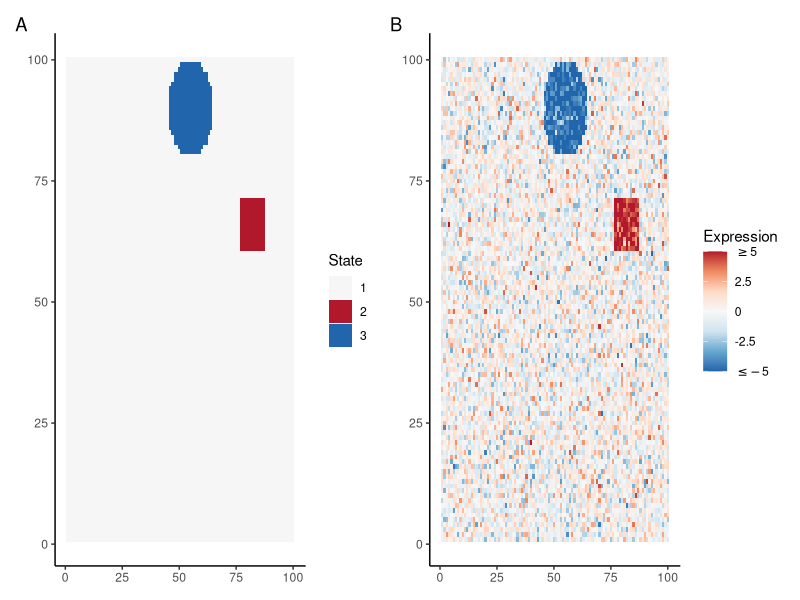

Generate this figure with R: (Note: this script raises an error after producing the figure.)
library(tidyverse)
library(patchwork)
set.seed(101)

#Generate truth
df = expand.grid(x = 1:100, y = 1:100)
df$z = 1

rect_center = sample(10:90, 2, replace = T)
df$z[df$x %in% seq(rect_center[1] - 5, rect_center[1]+5) & df$y %in% seq(rect_center[2] - 5, rect_center[2]+5)] = 2

circ_center = sample(10:90, 2, replace = T)
r = 10 #radius
s = seq(0,r) #sagitta
l = sqrt(2*(r-s)*r-(r-s)^2) #half chord length
for (i in s){
  df$z[(df$x %in% c(circ_center[1] + c(i, -i))) & 
         (df$y > circ_center[2] - l[i+1]) & 
         (df$y < circ_center[2] + l[i+1])] = 3
}

#Plot truth
p1 = ggplot(df, aes(x,y,fill = factor(z))) + 
  geom_tile() +
  scale_fill_manual(values = c("#f6f6f6", "#b2182b", "#2166ac")) +
  theme_classic() +
  labs(fill = "State", x = NULL, y = NULL)

#Generate simulated expression
set.seed(101)  
mu2 = 5
mu3 = -5
lambda = 0.5
df$Y = rnorm(n = nrow(df), 
             mean = (df$z==2)*mu2 + (df$z==3)*mu3, 
             sd = 1/sqrt(lambda))

df$j = 1:nrow(df)+3

#Plots
p2 = ggplot(df, aes(x,y,fill = ifelse(Y>5, 5, ifelse(Y< -5,-5, Y)))) + 
  geom_tile() +
  scale_fill_distiller(palette = "RdBu", labels = c(expression(""<= -5), seq(-2.5, 2.5, 2.5), expression("">=5)))+
  theme_classic()+
  labs(fill = "Expression", x = NULL, y = NULL)

p1+p2 + plot_annotation(tag_levels = "A")

#Run mcmc
df_sim_gamma2 = run_mcmc(df = df, gamma = 2)
df_sim_gamma4 = run_mcmc(df = df, gamma = 4)
df_sim_gamma6 = run_mcmc(df = df, gamma = 6)

#Plot mcmc means
df$z_gamma2 = colMeans(df_sim_gamma2[-(1:100),-(1:3)])
df$z_gamma4 = colMeans(df_sim_gamma4[-(1:100),-(1:3)])
df$z_gamma6 = colMeans(df_sim_gamma6[-(1:100),-(1:3)])

z_2 = ggplot(df, aes(x,y,fill = z_gamma2)) + 
  geom_tile() +
  scale_fill_distiller(palette = "RdBu", breaks = c(-1,1))+
  theme_classic() +
  labs(x = NULL, y = NULL, fill = "State")
z_4 = ggplot(df, aes(x,y,fill = z_gamma4)) + 
  geom_tile() +
  scale_fill_distiller(palette = "RdBu", breaks = c(-1,1))+
  theme_classic() +
  labs(x = NULL, y = NULL, fill = "State")
z_6 = ggplot(df, aes(x,y,fill = z_gamma6)) + 
  geom_tile() +
  scale_fill_distiller(palette = "RdBu", breaks = c(-1,1))+
  theme_classic() +
  labs(x = NULL, y = NULL, fill = "State")

#Calculate MLEs
reg1 = lm(data = df, Y~I(z == 1) - 1)
mu_mle = reg1$coefficients[2]
lambda_mle = 1/summary(reg1)$sigma^2

#Trace plots
mu_2 = ggplot(as_tibble(df_sim_gamma2[-(1:100),]), aes(x = i, y = mu)) + geom_line() +
  theme_classic() +
  labs(x = NULL, y = expression(mu)) + 
  geom_hline(yintercept = 5, color = "red") +
  geom_hline(yintercept = mu_mle, color = "blue") +
  coord_cartesian(ylim = c(4.5, 5.3))
mu_4 = ggplot(as_tibble(df_sim_gamma4[-(1:100),]), aes(x = i, y = mu)) + geom_line() +
  theme_classic() +
  labs(x = NULL, y = expression(mu)) + 
  geom_hline(yintercept = 5, color = "red") +
  geom_hline(yintercept = mu_mle, color = "blue") +
  coord_cartesian(ylim = c(4.5, 5.3))
mu_6 = ggplot(as_tibble(df_sim_gamma6[-(1:100),]), aes(x = i, y = mu)) + geom_line() +
  theme_classic() +
  labs(x = NULL, y = expression(mu)) + 
  geom_hline(yintercept = 5, color = "red") +
  geom_hline(yintercept = mu_mle, color = "blue") +
  coord_cartesian(ylim = c(4.5, 5.3))

lambda_2 = ggplot(as_tibble(df_sim_gamma2[-(1:100),]), aes(x = i, y = lambda)) + geom_line() +
  theme_classic() +
  labs(x = NULL, y = expression(lambda)) + 
  geom_hline(yintercept = 0.5, color = "red") +
  geom_hline(yintercept = lambda_mle, color = "blue") +
  coord_cartesian(ylim = c(0.48, 0.55))

lambda_4 = ggplot(as_tibble(df_sim_gamma4[-(1:100),]), aes(x = i, y = lambda)) + geom_line() +
  theme_classic() +
  labs(x = NULL, y = expression(lambda)) + 
  geom_hline(yintercept = 0.5, color = "red") +
  geom_hline(yintercept = lambda_mle, color = "blue") +
  coord_cartesian(ylim = c(0.48, 0.55))

lambda_6 = ggplot(as_tibble(df_sim_gamma6[-(1:100),]), aes(x = i, y = lambda)) + geom_line() +
  theme_classic() +
  labs(x = NULL, y = expression(lambda)) + 
  geom_hline(yintercept = 0.5, color = "red") +
  geom_hline(yintercept = lambda_mle, color = "blue") +
  coord_cartesian(ylim = c(0.48, 0.55))

((z_2+z_4+z_6) +plot_layout(guides = 'collect')) / (mu_2 + mu_4 + mu_6) / (lambda_2 + lambda_4 + lambda_6) + 
  plot_annotation(tag_levels = "A")

#Plot posterior distributions
df_sim_gamma2 = cbind(df_sim_gamma2, gamma = 2)
df_sim_gamma4 = cbind(df_sim_gamma4, gamma = 4)
df_sim_gamma6 = cbind(df_sim_gamma6, gamma = 6)

sim_mat_tall = as_tibble(rbind(df_sim_gamma2, df_sim_gamma4, df_sim_gamma6))
mu_dist = sim_mat_tall %>%
  filter(i >=100) %>%
  ggplot(aes(x = factor(gamma), y = mu)) + 
  geom_hline(aes(yintercept = 5.0), color = "red") +
  geom_hline(yintercept = mu_mle, color = "blue") +
  geom_violin(draw_quantiles = 0.5, alpha = 0.5) +
  labs(x = expression(gamma), y = expression(mu))+
  coord_flip()

lambda_dist = sim_mat_tall %>%
  filter(i >=100) %>%
  ggplot(aes(x = factor(gamma), y = lambda)) + 
  geom_hline(aes(yintercept = 0.5), color = "red") +
  geom_hline(yintercept = lambda_mle, color = "blue") +
  geom_violin(draw_quantiles = 0.5, alpha = 0.5) +
  labs(x = expression(gamma), y = expression(lambda))+
  coord_flip()

mu_dist + lambda_dist + plot_annotation(tag_levels = "A")

#Save files
saveRDS(df, file = "data/data_q2_s100.RDS")
saveRDS(df_sim_gamma2, file = "data/mcmc_q2_s100_g2.RDS")
saveRDS(df_sim_gamma4, file = "data/mcmc_q2_s100_g4.RDS")
saveRDS(df_sim_gamma6, file = "data/mcmc_q2_s100_g6.RDS")